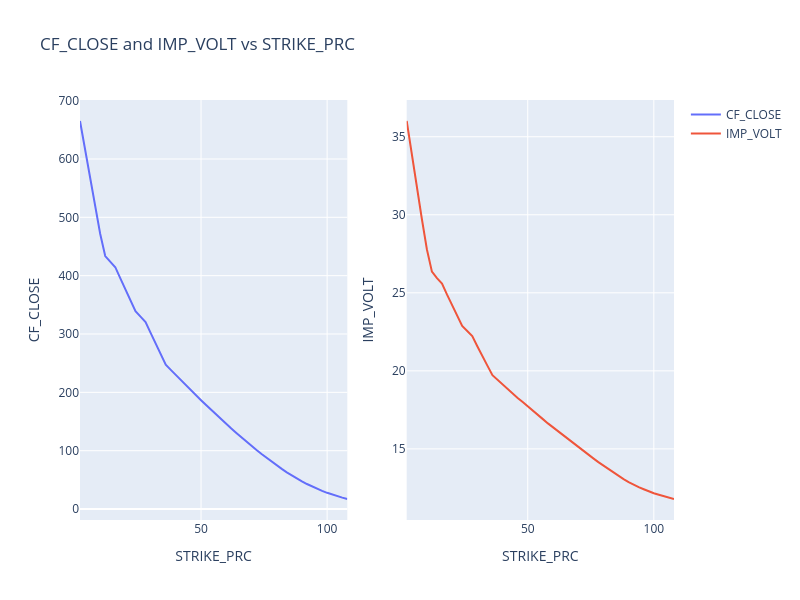

The cell this chart's notebook holds for it:
### Code cell
import plotly.graph_objects as go
from plotly.subplots import make_subplots

fig = make_subplots(rows=1, cols=2)

for i, j in zip(['CF_CLOSE', 'IMP_VOLT'], [1, 2]):
    fig.add_trace(
        go.Scatter(x=calls.index, y=calls[i], mode='lines', name=i),
        row=1, col=j)
    fig.update_xaxes(title_text="STRIKE_PRC", row=1, col=j)
    fig.update_yaxes(title_text=i, row=1, col=j)

fig.update_layout(title_text="CF_CLOSE and IMP_VOLT vs STRIKE_PRC", height=600, width=800)

fig.show()

### Figure 1 — Plotly figure (JSON) as saved in the notebook; plotly's stock layout.template omitted (floating-point values rounded to 4 significant figures)
{"data": [{"mode": "lines", "name": "CF_CLOSE", "type": "scatter", "x": [2, 4, 6, 8, 10, 12, 14, 16, 18, 20, 22, 24, 26, 28, 30, 32, 34, 36, 38, 40, 42, 44, 46, 48, 50, 52, 54, 56, 58, 60, 62, 64, 66, 68, 70, 72, 74, 76, 78, 80, 82, 84, 86, 88, 90, 92, 94, 96, 98, 100, 102, 104, 106, 108], "xaxis": "x", "y": [665.1, 616.6, 568.2, 519.9, 471.8, 433.6, 424, 414.5, 395.5, 376.6, 357.8, 339.1, 329.8, 320.5, 302, 283.6, 265.5, 247.5, 238.6, 229.7, 221, 212.2, 203.6, 195.1, 186.6, 178.2, 169.9, 161.8, 153.7, 145.8, 137.9, 130.3, 122.7, 115.3, 108.1, 101.1, 94.2, 87.6, 81.1, 74.9, 68.8, 63, 57.5, 52.4, 47.5, 42.9, 38.7, 34.8, 31.1, 27.8, 24.8, 22, 19.5, 17.2], "yaxis": "y"}, {"mode": "lines", "name": "IMP_VOLT", "type": "scatter", "x": [2, 4, 6, 8, 10, 12, 14, 16, 18, 20, 22, 24, 26, 28, 30, 32, 34, 36, 38, 40, 42, 44, 46, 48, 50, 52, 54, 56, 58, 60, 62, 64, 66, 68, 70, 72, 74, 76, 78, 80, 82, 84, 86, 88, 90, 92, 94, 96, 98, 100, 102, 104, 106, 108], "xaxis": "x2", "y": [36.01, 33.87, 31.79, 29.75, 27.79, 26.36, 25.94, 25.6, 24.88, 24.19, 23.53, 22.87, 22.55, 22.22, 21.57, 20.92, 20.33, 19.72, 19.42, 19.11, 18.85, 18.53, 18.26, 18.0, 17.71, 17.43, 17.15, 16.91, 16.63, 16.38, 16.1, 15.86, 15.6, 15.34, 15.1, 14.86, 14.62, 14.39, 14.15, 13.93, 13.68, 13.46, 13.24, 13.06, 12.87, 12.7, 12.55, 12.41, 12.27, 12.16, 12.06, 11.96, 11.87, 11.79], "yaxis": "y2"}], "layout": {"height": 600, "title": {"text": "CF_CLOSE and IMP_VOLT vs STRIKE_PRC"}, "width": 800, "xaxis": {"anchor": "y", "domain": [0, 0.45], "title": {"text": "STRIKE_PRC"}}, "xaxis2": {"anchor": "y2", "domain": [0.55, 1], "title": {"text": "STRIKE_PRC"}}, "yaxis": {"anchor": "x", "domain": [0, 1], "title": {"text": "CF_CLOSE"}}, "yaxis2": {"anchor": "x2", "domain": [0, 1], "title": {"text": "IMP_VOLT"}}}}
